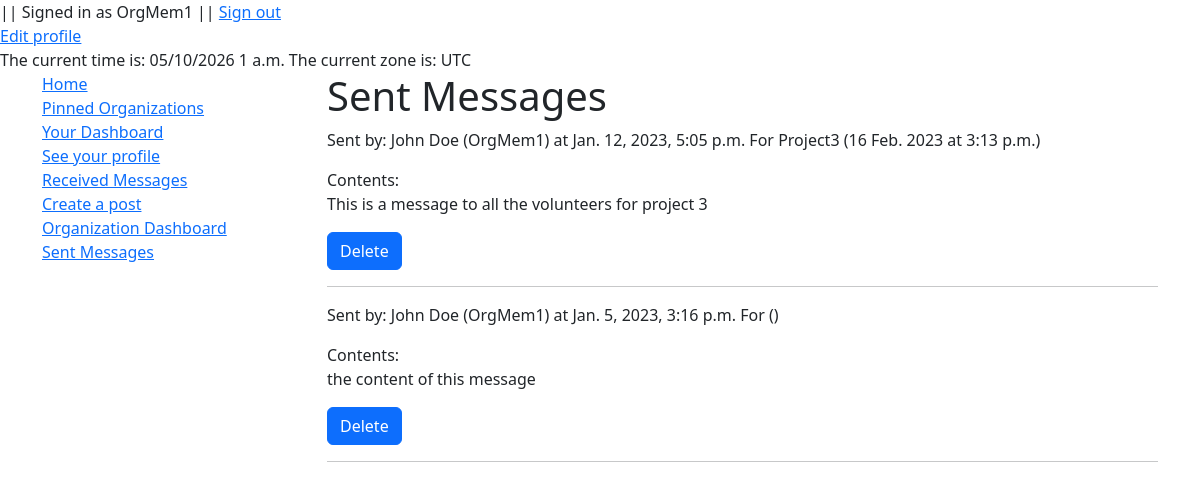
The app's page /Forum/sent_messages (signed in) with its own data.
### Forum/models.py (models this page shows, shortened)
class Message(models.Model):
    content = models.TextField(null=False, blank=False)
    sender = models.ForeignKey(Profile, on_delete=models.SET_NULL, null=True, related_name="sent_messages")
    event = models.ForeignKey(Event, on_delete=models.CASCADE, null=True, blank=True, related_name="messages")
    sending_org = models.ForeignKey(Organization, on_delete=models.SET_NULL, null=True, related_name="sent_messages")
    recipient = models.ManyToManyField(Profile, related_name='received_messages')
    timestamp = models.DateTimeField(auto_now_add=True, blank=True, null=True)

class Event(models.Model):
    date = models.DateField(default=timezone.now, null=True, blank=True, validators=[MinValueValidator(timezone.now().date(), "valid values are not in the past")])
    time = models.TimeField(default=timezone.now, null=True, blank=True)
    open = models.BooleanField(default=True, null=False, blank=False)
    post = models.ForeignKey(Post, on_delete=models.CASCADE, related_name='project_times')
    @property
    def datetime(self):
        this_datetime = datetime.combine(self.date, self.time, timezone.utc)
        local_time = this_datetime.astimezone(timezone.get_current_timezone())
        date_str = format_date(local_time.date(), "j N Y")
        time_str = format_time(local_time.time(), 'g:i a')
        return f"{date_str} at {time_str}"

class Post(models.Model):
    title = models.CharField(max_length=150)
    body = models.TextField(null=False, blank=False)
    timestamp = models.DateTimeField(auto_now_add=True, blank=True, null=True)
    is_project = models.BooleanField(default=False, null=False, blank=False, verbose_name="Make this a project")
    author = models.ForeignKey(Profile, on_delete=models.SET_NULL, null=True, related_name='written_posts')
    organization = models.ForeignKey(Organization, on_delete=models.CASCADE, null=True, related_name='our_posts')

### Forum/views.py (the view)
# urls.py: path("sent_messages", permission_required("Forum.can_post")(views.SentMessagesView.as_view()), name = "sent_messages"),
class SentMessagesView(ListView):
    model = Message
    template_name = "Forum/message_pages/sent_messages.html"
    def get_queryset(self, *args, **kwargs):
        queryset = super(SentMessagesView, self).get_queryset(*args, **kwargs)
        current_profile = Profile.objects.get(pk=self.request.user.pk)
        return queryset.filter(sending_org=current_profile.membership).order_by("-timestamp")

### Forum/templates/Forum/message_pages/sent_messages.html (shortened to what this page needs)
{% extends "Forum/layouts/sidebar_layout.html" %}
{% load static %}
{% block body %}
    <h1>Sent Messages</h1>
    {% for message in message_list %}
        <div>
            <p>
                Sent by: {{ message.sender.get_full_name }} ({{ message.sender.username }}) at {{ message.timestamp }}
                For {{ message.event.post.title }} ({{ message.event.datetime }})
            </p>
            Contents:
            <p> {{ message.content }} </p>
            <a class="btn btn-primary" href="{% url 'delete_message' pk=message.pk %}"> Delete </a>
            <hr>
        </div>
    {% empty %}
        <p> Your organization hasn't sent any messages yet </p>
    {% endfor %}
{% endblock %}

### Forum/templates/Forum/layouts/sidebar_layout.html (shortened to what this page needs)
<!DOCTYPE html>
<html lang="en">
    <head>
        {% load static %}
        {% load crispy_forms_tags %}
        <link href="https://cdn.jsdelivr.net/npm/bootstrap@5.2.3/dist/css/bootstrap.min.css" rel="stylesheet">
        <link rel="stylesheet" href="{% static 'Forum/style/stylesheet.css' %}">
    </head>
    <body>
        {% load tz %}
        {% get_current_timezone as TIME_ZONE %}
        <div id = "topbar">
            ||
            {% if user.is_authenticated %}
                Signed in as {{ request.user.username }} ||
                <a href="{% url 'sign_out' %}">Sign out</a> <br>
                <a href="{% url 'edit_profile' %}">Edit profile</a> <br>
            {% else %}
            <a href="{% url 'login' %}">Sign in</a> ||
            <a href="{% url 'sign_up' %}">Sign up</a> ||
            {% endif %}
            The current time is:
            {% now "SHORT_DATETIME_FORMAT" %}
            The current zone is:
            {{ TIME_ZONE }}
        </div>
        <div class="container container-fluid">
        <div class = "row">
            <div id ="sidebar" class = "col-3">
                <a href="{% url 'index' %}">Home</a> <br>
                {% if user.is_authenticated %}
                    <a href="{% url 'pinned_view' %}">Pinned Organizations</a> <br>
                    <a href="{% url 'your_project_view' %}">Your Dashboard</a> <br>
                    <a href="{% url 'profile_view' pk=user.pk %}">See your profile</a> <br>
                    <a href="{% url 'received_messages' %}">Received Messages</a> <br>
                    {% if perms.Forum.can_post %}
                        <a href="{% url 'create_post' %}">Create a post</a> <br>
                        <a href="{% url 'manage_posts_view' %}">Organization Dashboard</a> <br>
                        <a href="{% url 'sent_messages' %}">Sent Messages</a> <br>
                    {% endif %}
                {% endif %}
            </div>
            <div id = "body" class = "col">
                {% localtime on %}
                {% block body %}
                {% endblock %}
                {% endlocaltime %}
            </div>
        </div>
    </div>
    </body>
</html>

### records on screen
Message: sender.get_full_name "John Doe", sender.username "OrgMem1", timestamp "Jan. 12, 2023, 5:05 p.m.", event.post "Project3", event.datetime "16 Feb. 2023 at 3:13 p.m.", content "This is a message to all the volunteers for project 3"
Message: sender.get_full_name "John Doe", sender.username "OrgMem1", timestamp "Jan. 5, 2023, 3:16 p.m.", content "the content of this message"

### other values on screen
{{ request.user.username }} "OrgMem1"
{{ TIME_ZONE }} "UTC"
